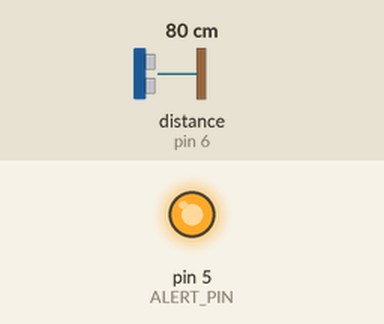
A sketch run on a simulated Arduino Uno, built with avr-gcc and run on an emulated ATmega328P. Parts: output pins drawn as LEDs (lit = HIGH). Wiring (inferred from the names in the program): ultrasonic range finder: trigger pin 7; echo pin 6. Inputs (shaded band) come from the test bench; at power-on: distance to the obstacle (sensor on pin 6) 80 cm. The echo pulse lasts 58.3 µs per cm; pins used as bus, display or sensor lines are not drawn; what the sketch prints to the serial monitor is not drawn.

Above: at 0.1 s.
Timing chart, 0 to 1.6 s (numbered marks = the images above):
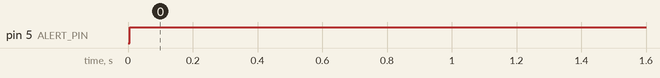

The sketch:

brave_snaget_gogo1__1_.ino
```cpp
#define TRIG_PIN 7
#define ECHO_PIN 6
#define ALERT_PIN 5

void setup() {
  Serial.begin(9600);
  pinMode(TRIG_PIN, OUTPUT);
  pinMode(ECHO_PIN, INPUT);
  pinMode(ALERT_PIN, OUTPUT);
}

void loop() {
  long duration, distance;

  // Clear the trigger pin
  digitalWrite(TRIG_PIN, LOW);
  delayMicroseconds(2);

  // Send a 10 microsecond pulse to trigger the sensor
  digitalWrite(TRIG_PIN, HIGH);
  delayMicroseconds(10);
  digitalWrite(TRIG_PIN, LOW);

  // Measure the duration of the echo pulse
  duration = pulseIn(ECHO_PIN, HIGH);

  // Calculate the distance based on the speed of sound
  distance = duration * 6 / 2;

  Serial.print("Distance: ");
  Serial.println(distance);

  // Check if the sludge level exceeds the threshold (example: 20 cm)
  if (distance > 100) {
    // Sludge level is high, trigger the alert
    digitalWrite(ALERT_PIN, HIGH);
  } else {
    // Sludge level is normal, turn off the alert
    digitalWrite(ALERT_PIN, LOW);
  }

  delay(1000); // Wait for 1 second before taking the next reading
}
```

Measured:
- by itself, pin 5 (ALERT_PIN): LOW → HIGH at 0.01 s
